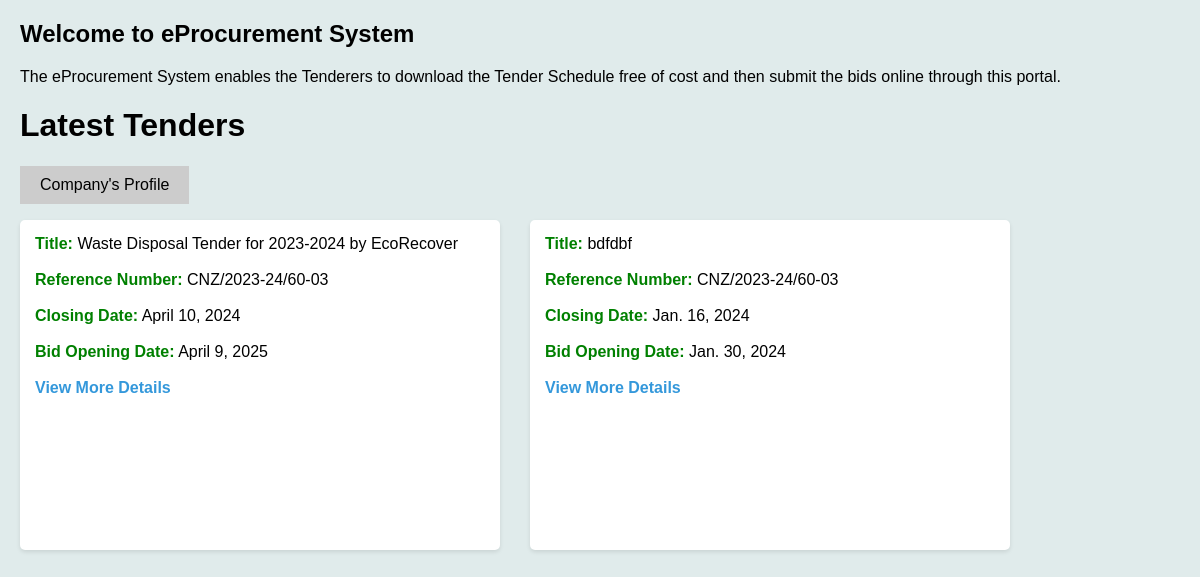
Page /tender_list/ on the committed database.
### app322/models.py (models this page shows, shortened)
class Tender(models.Model):
    TENDER_TYPE_CHOICES = [
        ('open', 'Open Tender'),
        ('closed', 'Closed Tender'),
    ]
    TENDER_CATEGORY_CHOICES = [
        ('waste_disposal', 'Waste Disposal'),
    ]
    PAYMENT_MODE_CHOICES = [
        ('offline', 'Offline Payment'),
        ('online', 'Online Payment'),
    ]
    title = models.CharField(max_length=255)
    organisation_chain = models.CharField(max_length=50)
    tender_type = models.CharField(max_length=50, choices=TENDER_TYPE_CHOICES)
    tender_category = models.CharField(max_length=50, choices=TENDER_CATEGORY_CHOICES)
    reference_number = models.CharField(max_length=50)
    closing_date = models.DateField()
    bid_opening_date = models.DateField()
    payment_mode = models.CharField(max_length=50, choices=PAYMENT_MODE_CHOICES)

### app322/views.py (the view)
# urls.py: path('tender_list/', tender_list, name='tender_list'),
def tender_list(request):
    tenders = Tender.objects.all()
    return render(request, 'main/company/tender_list.html', {'tenders': tenders})

### templates/main/company/tender_list.html (shortened to what this page needs)
<!DOCTYPE html>
<html lang="en">
<head>
    <h2>Welcome to eProcurement System</h2>
        The eProcurement System enables the Tenderers to download the Tender Schedule free of cost and then submit the bids online through this portal.
</head>
<!DOCTYPE html>
<html lang="en">
<head>
</head>
<body>
    <h1>Latest Tenders</h1>
    <a href="{% url 'companys_profile' %}" class="company-profile-button">
        Company's Profile
    </a>
    {% if tenders %}
        <ul>
            {% for tender in tenders %}
                <li>
                    <strong>Title:</strong> {{ tender.title }}<br><br>
                    <strong>Reference Number:</strong> {{ tender.reference_number }}<br><br>
                    <strong>Closing Date:</strong> {{ tender.closing_date }}<br><br>
                    <strong>Bid Opening Date:</strong> {{ tender.bid_opening_date }}<br>
                    <br>
                    <a href="{% url 'tender_detail' tender.id %}" class="view-details">View More Details</a>
                            </li>
            {% endfor %}
        </ul>
    {% else %}
        <p class="no-tenders">No tenders available at the moment.</p>
    {% endif %}
</body>
</html>
</html>

### templates/main/company/tender_list.html (style rules this page uses)
body { font-family: 'Arial', sans-serif; background-color: #e0ebeb; margin: 20px; }
h1 { color: black; }
ul { list-style-type: none; padding: 0; display: flex; flex-wrap: wrap; gap: 30px; }
li { background-color: #fff; width: 500px; height: 300px; padding: 15px; border-radius: 5px; box-shadow: 0 2px 4px rgba(0, 0, 0, 0.1); }
strong { color: #3498db; }
li { background-color: #fff; width: 450px; height: 300px; padding: 15px; border-radius: 5px; box-shadow: 0 2px 4px rgba(0, 0, 0, 0.1); }
strong { color: green; }
.view-details { color: #3498db; text-decoration: none; font-weight: bold; }
ul li { animation: moveLeftToRight 1s ease-in-out; }
.company-profile-button { background-color: #ccc; color: #000; padding: 10px 20px; text-decoration: none; display: inline-block; }

### rows in the picture
Tender: title "Waste Disposal Tender for 2023-2024 by EcoRecover", reference_number "CNZ/2023-24/60-03", closing_date "April 10, 2024", bid_opening_date "April 9, 2025"
Tender: title "bdfdbf", reference_number "CNZ/2023-24/60-03", closing_date "Jan. 16, 2024", bid_opening_date "Jan. 30, 2024"
